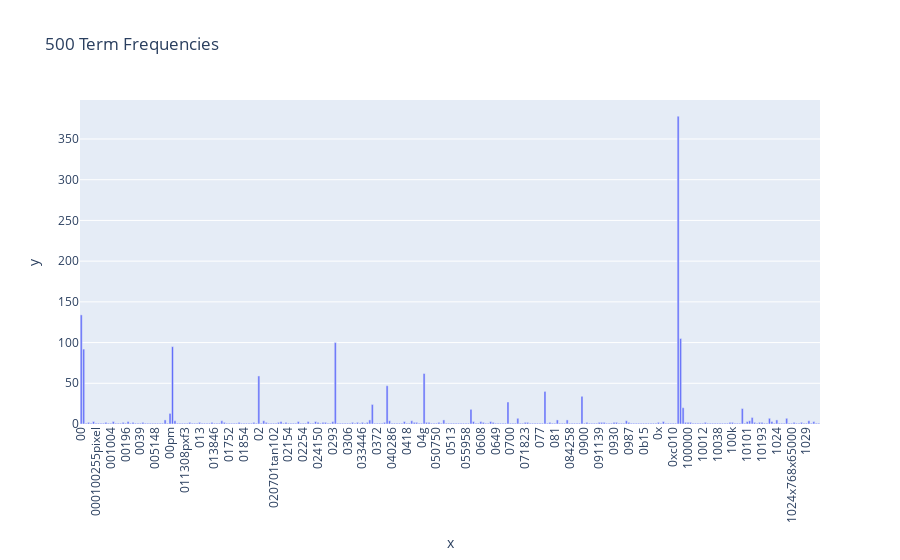

Notebook cell for this chart:
### Markdown cell above
### >>> **Exercise 12 (take home):**
If you want a nicer interactive visualization here, I would encourage you try to install and use plotly to achieve this.

### Code cell
# Answer here
import plotly.express as px

fig = px.bar(x=count_vect.get_feature_names_out()[:300], 
             y=term_frequencies[:300],
             title="500 Term Frequencies")
fig.update_layout(xaxis_tickangle=-90)
fig.show()

### Figure 1 — Plotly figure (JSON) as saved in the notebook; plotly's stock layout.template omitted (floating-point values rounded to 4 significant figures; data arrays with more than 128 entries replaced by an {"elided": "..."} marker saying what was removed)
{"data": [{"hovertemplate": "x=%{x}<br>y=%{y}<extra></extra>", "legendgroup": "", "marker": {"color": "#636efa", "pattern": {"shape": ""}}, "name": "", "orientation": "v", "showlegend": false, "textposition": "auto", "type": "bar", "x": {"elided": "300 str values"}, "xaxis": "x", "y": {"elided": "300 int values"}, "yaxis": "y"}], "layout": {"barmode": "relative", "legend": {"tracegroupgap": 0}, "title": {"text": "500 Term Frequencies"}, "xaxis": {"anchor": "y", "domain": [0, 1], "tickangle": -90, "title": {"text": "x"}}, "yaxis": {"anchor": "x", "domain": [0, 1], "title": {"text": "y"}}}}
